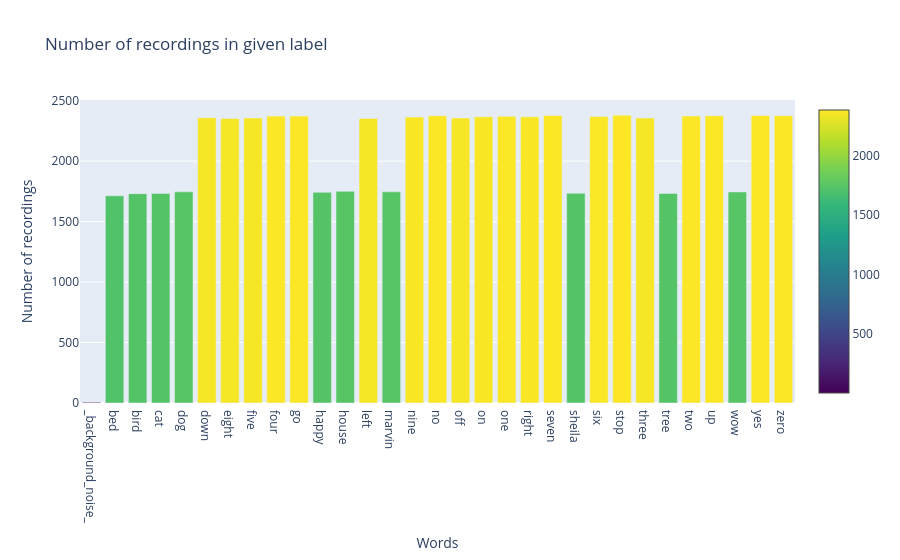

Source (notebook cell):
### Code cell
number_of_recordings = []
for direct in dirs:
    waves = [f for f in os.listdir(join(train_audio_path, direct)) if f.endswith('.wav')]
    number_of_recordings.append(len(waves))

data = [go.Histogram(x=dirs, y=number_of_recordings)]
trace = go.Bar(
    x=dirs,
    y=number_of_recordings,
    marker=dict(color=number_of_recordings, colorscale='Viridis', showscale=True)
)
layout = go.Layout(
    title='Number of recordings in given label',
    xaxis=dict(title='Words'),
    yaxis=dict(title='Number of recordings')
)
py.iplot(go.Figure(data=[trace], layout=layout))

### Figure 1 — Plotly figure (JSON) as saved in the notebook; plotly's stock layout.template omitted (floating-point values rounded to 4 significant figures)
{"data": [{"marker": {"color": [6, 1713, 1731, 1733, 1746, 2359, 2352, 2357, 2372, 2372, 1742, 1750, 2353, 1746, 2364, 2375, 2357, 2367, 2370, 2367, 2377, 1734, 2369, 2380, 2356, 1733, 2373, 2375, 1745, 2377, 2376], "colorscale": [[0, "#440154"], [0.1111, "#482878"], [0.2222, "#3e4989"], [0.3333, "#31688e"], [0.4444, "#26828e"], [0.5556, "#1f9e89"], [0.6667, "#35b779"], [0.7778, "#6ece58"], [0.8889, "#b5de2b"], [1, "#fde725"]], "showscale": true}, "type": "bar", "x": ["_background_noise_", "bed", "bird", "cat", "dog", "down", "eight", "five", "four", "go", "happy", "house", "left", "marvin", "nine", "no", "off", "on", "one", "right", "seven", "sheila", "six", "stop", "three", "tree", "two", "up", "wow", "yes", "zero"], "y": [6, 1713, 1731, 1733, 1746, 2359, 2352, 2357, 2372, 2372, 1742, 1750, 2353, 1746, 2364, 2375, 2357, 2367, 2370, 2367, 2377, 1734, 2369, 2380, 2356, 1733, 2373, 2375, 1745, 2377, 2376]}], "layout": {"title": {"text": "Number of recordings in given label"}, "xaxis": {"title": {"text": "Words"}}, "yaxis": {"title": {"text": "Number of recordings"}}}}
